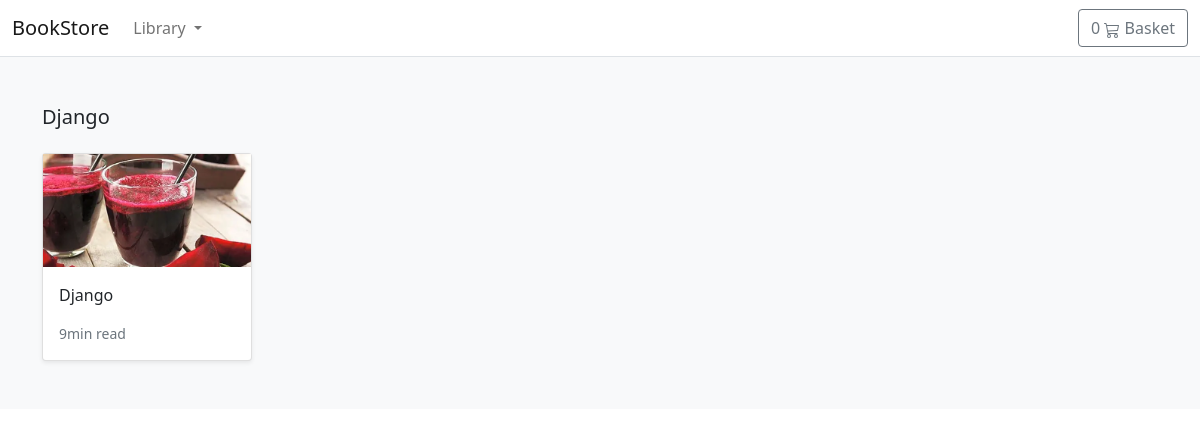
Page /shop/django/ on the committed database.
### store/models.py (models this page shows, shortened)
class Category(models.Model):
    name = models.CharField(max_length=255, db_index=True)
    slug = models.SlugField(max_length=255, unique=True)
    class Meta:
        verbose_name_plural = 'categories'
    def get_absolute_url(self):
        return reverse('store:category_list', args=[self.slug])

class Product(models.Model):
    category = models.ForeignKey(Category, related_name='product', on_delete=models.CASCADE)
    created_by = models.ForeignKey(User, on_delete=models.CASCADE, related_name='product_creator')
    title = models.CharField(max_length=255)
    author = models.CharField(max_length=255, default='admin')
    description = models.TextField(blank=True)
    image = models.ImageField(upload_to='images/', default='images/default.png')
    slug = models.SlugField(max_length=255)
    price = models.DecimalField(max_digits=4, decimal_places=2)
    in_stock = models.BooleanField(default=True)
    is_active = models.BooleanField(default=True)
    created = models.DateTimeField(auto_now_add=True)
    updated = models.DateTimeField(auto_now=True)
    objects = models.Manager()
    products = ProductManager()
    class Meta:
        verbose_name_plural = 'Products'
        ordering = ('-created',)
    def get_absolute_url(self):
        return reverse('store:product_detail', args=[self.slug])

### store/views.py (the view)
# urls.py: path('shop/<slug:category_slug>/', views.category_list, name='category_list'),
def category_list(request, category_slug=None):
    category = get_object_or_404(Category, slug=category_slug)
    products = Product.objects.filter(category=category)
    return render(request, 'store/products/category.html', {'category': category, 'products': products})

### basket/basket.py (called while the page is built)
    def __len__(self):
        return sum(item['qty'] for item in self.basket.values())

### basket/context_processors.py (called while the page is built)
def basket(request):
    return {'basket': Basket(request)}

### store/context_processors.py (called while the page is built)
def categories(request):
    return {
        'categories': Category.objects.all()
    }

### templates/store/products/category.html (shortened to what this page needs)
{% extends "../base.html" %}
{% load static %}
{% block content %}
<main>
  <div class="album py-5 bg-light">
    <div class="container">
      <div class="pb-3 h5">{{category.name|title}}</div>
      <div class="row row-cols-1 row-cols-sm-2 row-cols-md-5 g-3">
        {% for product in products %}
        <div class="col">
          <div class="card shadow-sm">
          <img class="img-fluid" alt="Responsive image" src="{{ product.image.url }}">
            <div class="card-body">
              <p class="card-text">
                <a class="text-dark text-decoration-none" href="{{ product.get_absolute_url }}">{{ product.title }}</a>
              </p>
              <div class="d-flex justify-content-between align-items-center">
                <small class="text-muted">9min read</small>
              </div>
            </div>
          </div>
        </div>
        {% endfor %}
      </div>
    </div>
  </div>
</main>
{% endblock %}

### rows in the picture
Category: name "Django"
Product: image (picture), title "Django"
